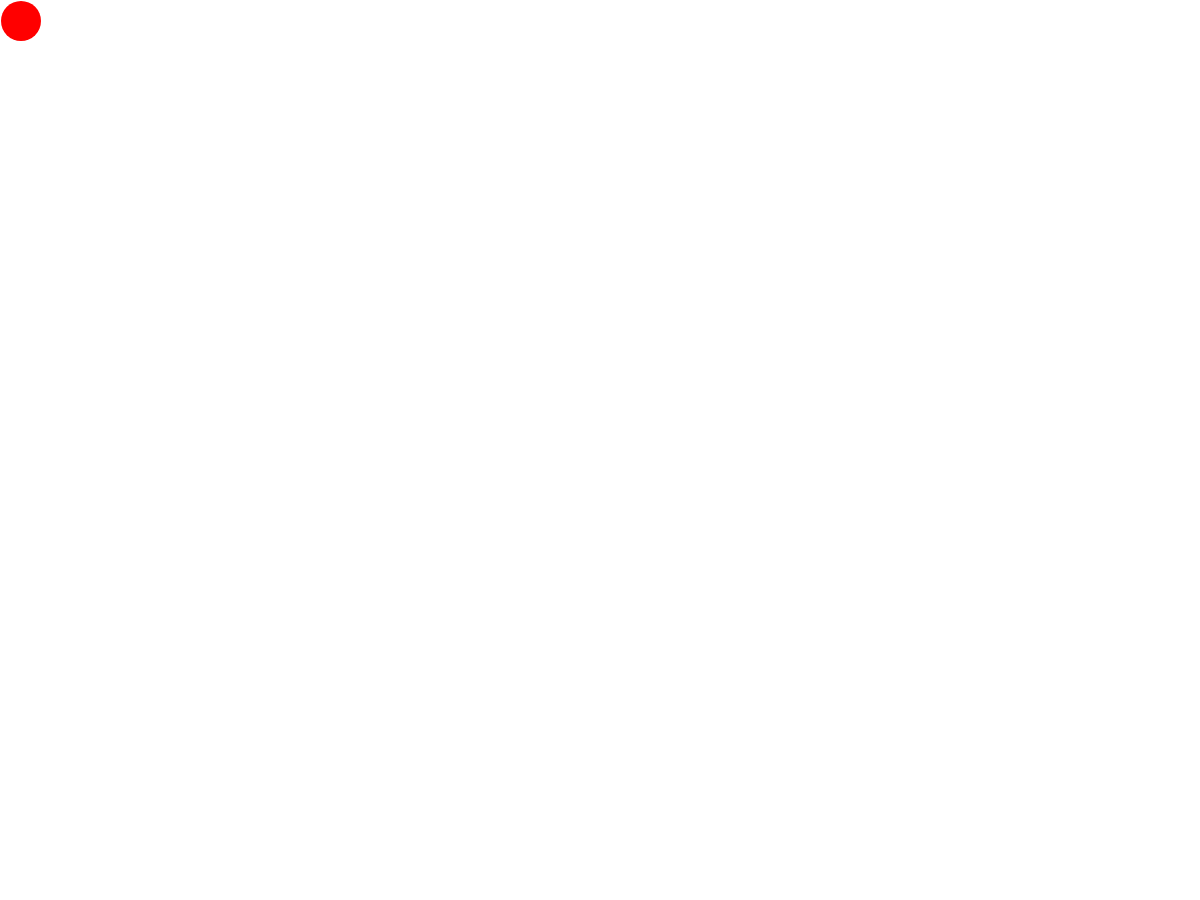
Frame 1 (no input)
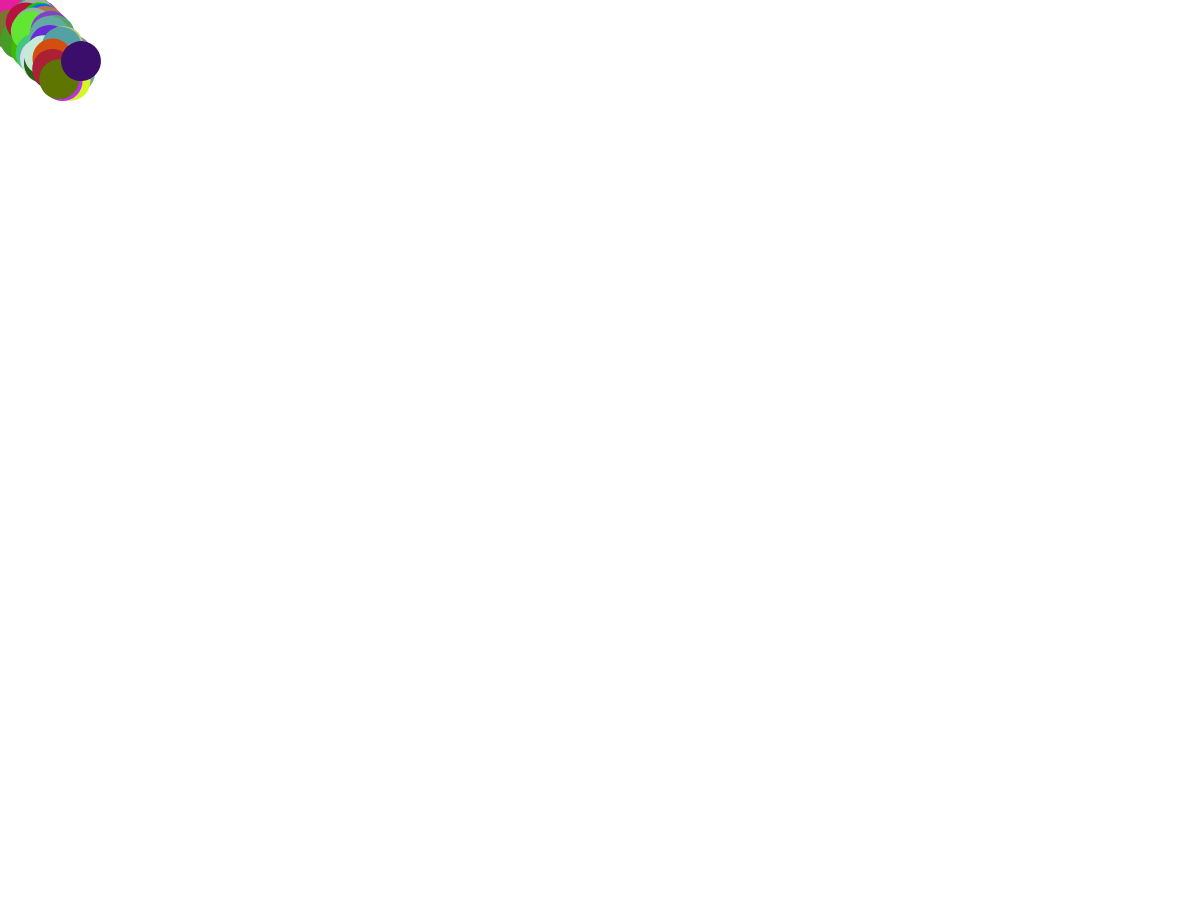
Frame 60 (no input)
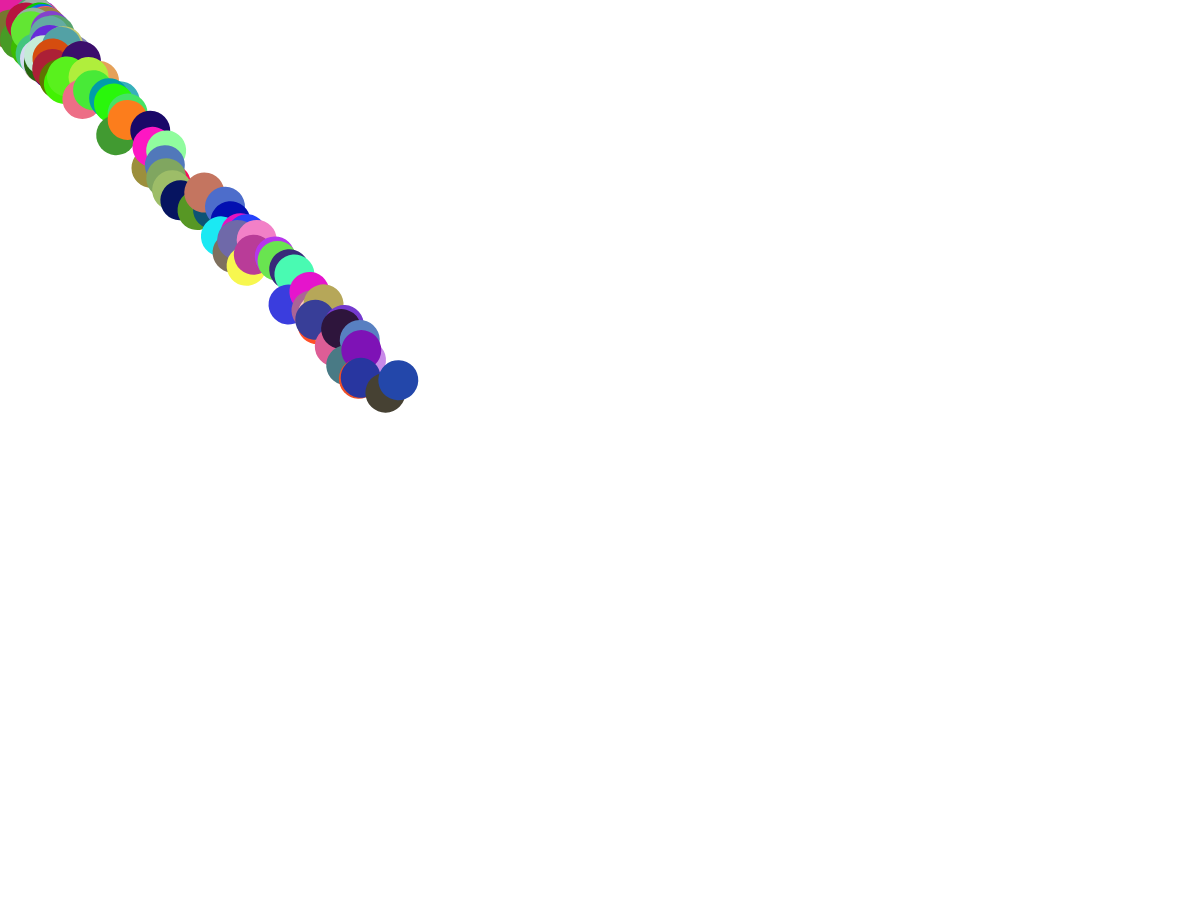
Frame 120 (the mouse pressed at the canvas centre since frame 60)

The p5.js sketch that drew these frames (run headless with seeded random() and noise() and a simulated clock; from frame 60 on, the mouse is pressed at the canvas centre):

// p5.js sketch
// ── sketch.js


let ball = {};
ball.width = 40;
ball.x = 10;
ball.y = 10;
ball.delta_x = 1;
ball.delta_y = 1;
ball.scale_x = 1;
ball.scale_y = 1;
ball.rot = 0;
ball.rot_bool = false;
ball.color_R = 255;
ball.color_G = 0;
ball.color_B = 0;

function setup() {
    createCanvas(windowWidth, windowHeight-100);
    background(255);
}



function draw() {

    ball.x += ball.delta_x * ball.scale_x;
    ball.y += ball.delta_y * ball.scale_y;
    translate(ball.x,ball.y);
    rotate(ball.rot);


    if (ball.x >= width || ball.x <= 0) {
        ball.delta_x = -1 * ball.delta_x;
    }
    if (ball.y >= height || ball.y <= 0) {
        ball.delta_y = -1 * ball.delta_y;
    }
  /*  if (ball.rot_bool == false) {
        rotate(ball.rot);
    }
    else if (ball.rot_bool == true) {
        rotate(-1 * ball.rot);
    }
    */

    noStroke();
    fill(color(ball.color_R,ball.color_G,ball.color_B));
    ellipse(10, 10, ball.width, ball.width);

  /*  if (ball.rot_bool == false) {
        rotate(-1 * ball.rot);
        ball.rot_bool = true;

    }
    else if (ball.rot_bool == true) {
        rotate(ball.rot);
        ball.rot_bool = false;
    }
*/
      ball.rot = random(170);
      ball.color_R = random(256);
      ball.color_G = random(256);
      ball.color_B = random(256);
  }

  function mousePressed() {
      ball.scale_x = map(mouseX, 0, width, 0.5, 10);
      ball.scale_y = map(mouseY, 0, height, 0.5, 10);
  }
